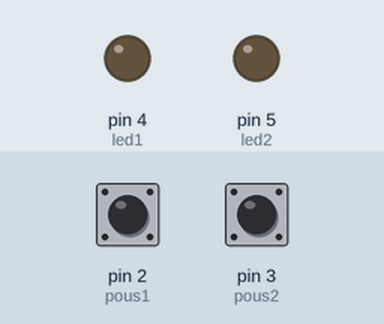
The sketch below on a simulated Arduino Uno, built with avr-gcc and run on an emulated ATmega328P. Shown: output pins drawn as LEDs (lit = HIGH). Inputs (shaded band) come from the test bench; at power-on: pin 2 (pous1) HIGH, pin 3 (pous2) HIGH.

Above: at 1.2 s.
1.3 s: pin 2 (pous1) pulled LOW for 0.25 s
At 2.4 s:
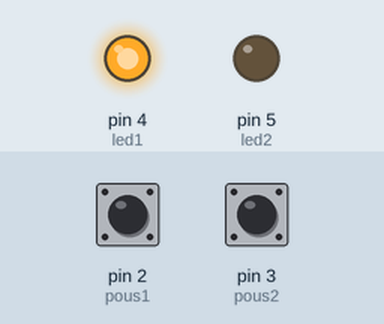
3.0 s: pin 3 (pous2) pulled LOW for 0.25 s
At 3.8 s:
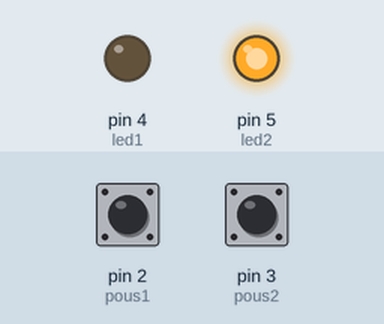
4.7 s: pin 2 (pous1) pulled LOW for 1 s
At 6.4 s:
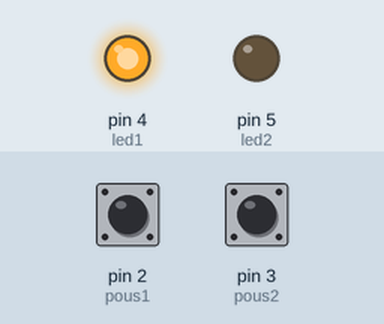
7.2 s: pin 3 (pous2) pulled LOW for 1 s
At 8.7 s:
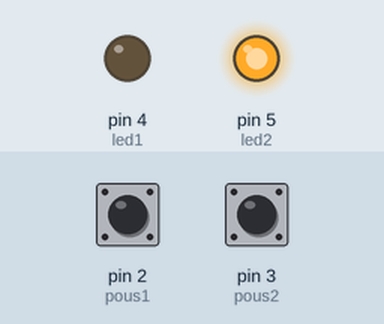
Timing chart, 0 to 10.2 s (numbered marks = the images above; inputs shaded):
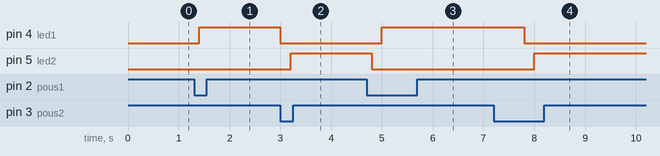

The sketch:

StatPous.ino
```cpp
#define led1 4
#define led2 5
#define pous1 2
#define pous2 3
#define led1On digitalWrite(led1, HIGH)
#define led1Off digitalWrite(led1, LOW)
#define led2On digitalWrite(led2, HIGH)
#define led2Off digitalWrite(led2, LOW)
#define pous1Pressed !digitalRead(pous1)
#define pous2Pressed !digitalRead(pous2)

int compteur1;
int compteur2;

void setup() {
  // put your setup code here, to run once:
  pinMode (pous1, INPUT_PULLUP);
  pinMode (pous2, INPUT_PULLUP);
  pinMode (led1, OUTPUT);
  pinMode (led2, OUTPUT);
  //Serial.begin(9600);
  compteur1 = 0;
  compteur2 = 0;
}

void loop() {
  // put your main code here, to run repeatedly:
  if(pous1Pressed){ compteur1++; }
  if(pous2Pressed){ compteur2++; }

  //Serial.println(compteur1);
  //Serial.println(compteur2);

  if(compteur1 == compteur2)
  {
    led1Off;
    led2Off;
  }
  else if(compteur1 > compteur2)
  {
    led1On;
    led2Off;
  }
  else
  {
    led1Off;
    led2On;
  }
  delay(200);
}
```

Measured:
- after the input at 1.3 s, pin 4 (led1): LOW → HIGH after 0.10 s
- after the input at 3.0 s, pin 4 (led1): HIGH → LOW at once; pin 5 (led2): LOW → HIGH after 0.20 s
- after the input at 4.7 s, pin 4 (led1): LOW → HIGH after 0.30 s; pin 5 (led2): HIGH → LOW after 0.10 s
- after the input at 7.2 s, pin 4 (led1): HIGH → LOW after 0.60 s; pin 5 (led2): LOW → HIGH after 0.80 s
